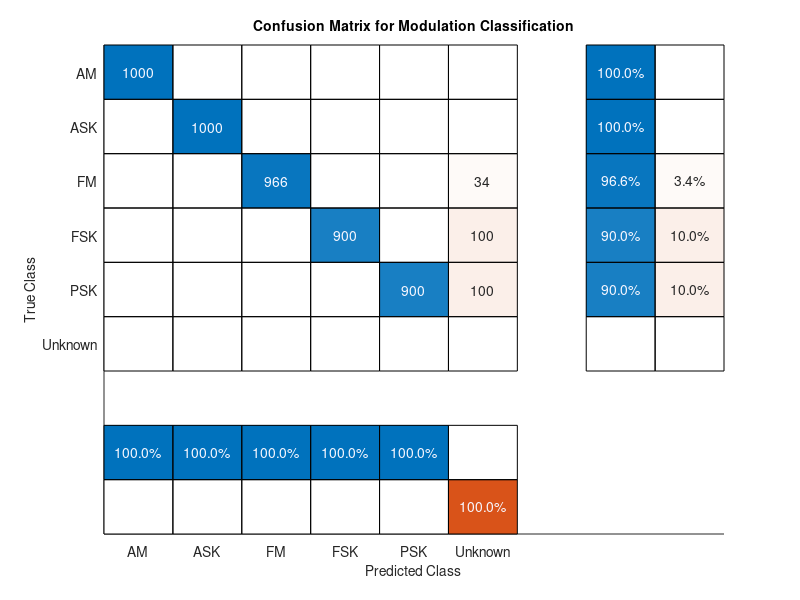

Recreate this plot in MATLAB.
function classify_signal()
    fs = 1000; 
    fc = 100; 
    dataLength = fs; % Length of data (1 second of data)
    numTests = 1000; % Number of testcases

    modTypes = {'ASK', 'FSK', 'PSK', 'AM', 'FM'};
    
    correctCount = 0;
    totalCount = 0;
    actualModTypes = {};
    predictedModTypes = {};

    for i = 1:length(modTypes)
        modType = modTypes{i};

        for j = 1:numTests
            data = randi([0 1], 1, dataLength);
            signal = generateModulatedSignal(data, fs, fc, modType);
            [sigma_ap, sigma_af, sigma_dp] = extract_features(signal, fs);
            detectedModType = classify_based_on_features(sigma_ap, sigma_af, sigma_dp);
            
            isCorrect = strcmp(detectedModType, modType);
            if isCorrect
                correctCount = correctCount + 1;
            end
            totalCount = totalCount + 1;
            
            actualModTypes{end+1} = modType;
            predictedModTypes{end+1} = detectedModType;
        end
    end
    
    accuracy = (correctCount / totalCount) * 100;
    fprintf('Total Accuracy: %.2f%%\n', accuracy);
    
    figure;
    confusionchart(actualModTypes, predictedModTypes, 'RowSummary', 'row-normalized', 'ColumnSummary', 'column-normalized');
    title('Confusion Matrix for Modulation Classification');
end

function modType = classify_based_on_features(sigma_ap, sigma_af, sigma_dp)
    % Revised and expanded thresholds for all modulation types
    if sigma_ap > 0.35 && sigma_ap < 0.45 && sigma_af < 60 && sigma_dp < 200
        modType = 'ASK';
    elseif sigma_ap >= 0.3 && sigma_ap < 0.35 && sigma_af >= 150 && sigma_af < 180 && sigma_dp < 300
        modType = 'FSK';
    elseif sigma_ap >= 0.3 && sigma_ap < 0.36 && sigma_af >= 190 && sigma_dp >= 320
        modType = 'PSK';
    elseif sigma_ap < 0.2 && sigma_af < 5 && sigma_dp < 190
        modType = 'AM';
    elseif sigma_ap < 0.1 && sigma_af > 10 && sigma_af < 20 && sigma_dp < 240
        modType = 'FM';
    else
        modType = 'Unknown'; 
    end
end

function signal = generateModulatedSignal(data, fs, fc, modType)

    dataLength = length(data);
    t = (0:dataLength-1) / fs;
    
    switch modType
        case 'ASK'
            signal = (1 + data) .* cos(2 * pi * fc * t);
        case 'FSK'
            f1 = fc;  
            f2 = fc + 50;  
            signal = cos(2 * pi * (f1 + (f2-f1) * data) .* t);
        case 'PSK'
            signal = cos(2 * pi * fc * t + pi * data);
        case 'AM'
            dataMod = movmean(data, 20); % Low-pass filter for amplitude modulation characteristic
            signal = (1 + dataMod) .* cos(2 * pi * fc * t);
        case 'FM'
            kf = 50; % Frequency sensitivity
            signal = cos(2 * pi * fc * t + 2*pi*kf*cumsum(data)/fs);
        otherwise
            error('Unknown modulation type');
    end
end

function [sigma_ap, sigma_af, sigma_dp] = extract_features(x, fs)
    % Amplitude statistics
    x_envelope = abs(hilbert(x));  
    sigma_ap = std(x_envelope);    
    
    % Phase statistics
    phase = unwrap(angle(hilbert(x)));  
    sigma_dp = std(phase);   
    
    % Frequency statistics
    freqDiff = fs * diff(phase) / (2*pi); 
    sigma_af = std(freqDiff);  
end